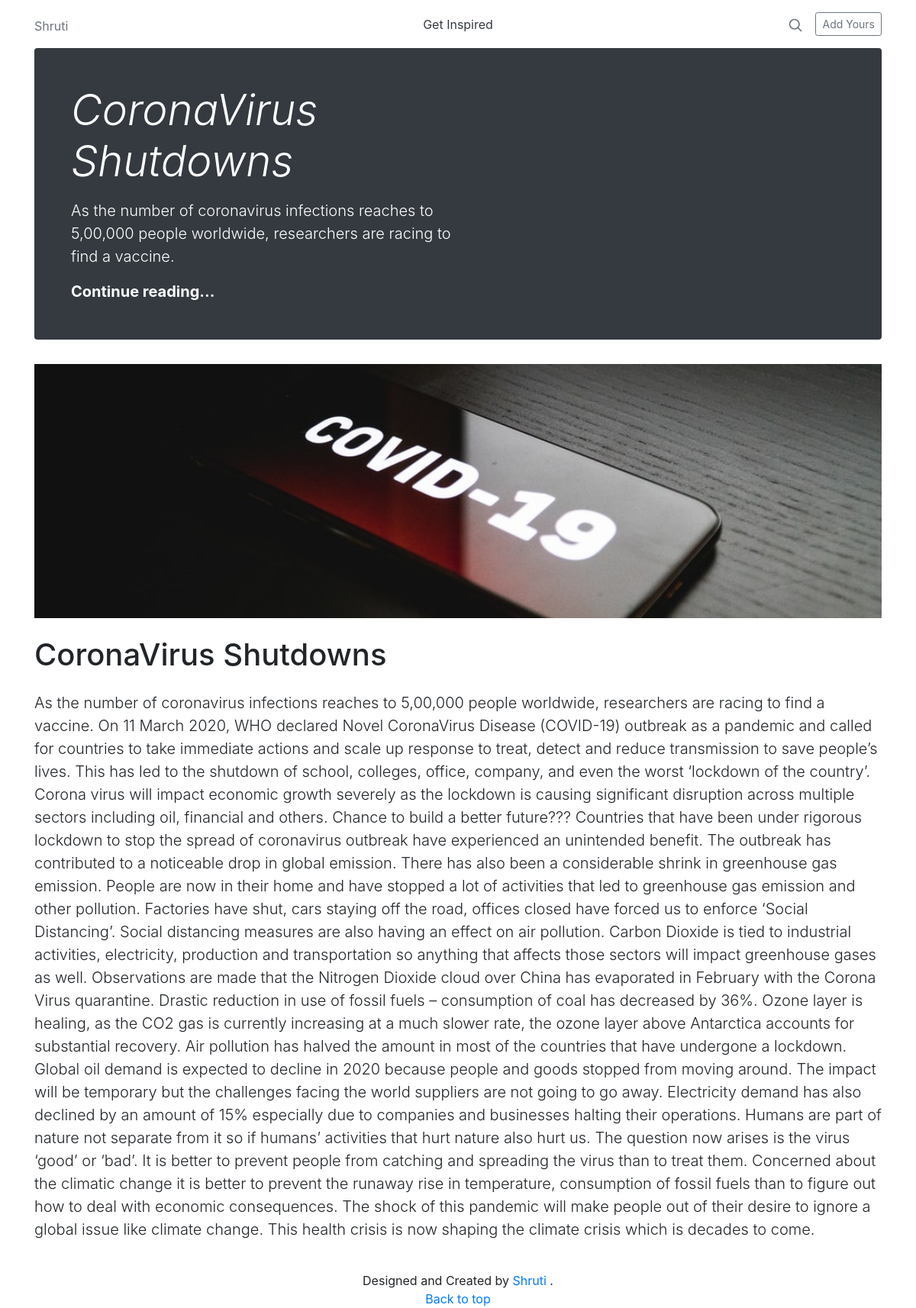
The app's page /forms/main/ with its own data.
### articles/models.py (models this page shows, shortened)
class all_info(models.Model):
    email = models.CharField(max_length=45,default="")
    author = models.CharField(max_length=20,default="Anonymous",null=True)
    title = models.CharField(max_length=50)
    content = models.TextField(default="Nothing here...")
    date = models.DateField()
    image = models.ImageField(upload_to="articles/images", default="")

### articles/views.py (the view)
# urls.py: path('forms/main/',views.main,name="main"),
def main(request):
    writers = all_info.objects.get(title='CoronaVirus Shutdowns')
    para = {'selected':writers}
    return render(request,'main.html',para)

### articles/templates/main.html (shortened to what this page needs)
{% extends 'basic.html' %}
{% block body %}
{% load static %}
<div id="carouselExampleSlidesOnly" class="container" data-ride="carousel">
  <div class="carousel-inner">
    <div class="carousel-item active">
        <img src="{%static 'virus.jpg'%}" class="d-block w-100" alt="...">
    </div>
  </div>
</div>
<div class="container my-4">
<div class="starter-template">
    <h1>{{ selected.title }}</h1>
    <p class="lead py-3">{{ selected.content }}</p>
  </div>
</div>
{% endblock %}

### records on screen
all_info: title "CoronaVirus Shutdowns", content "As the number of coronavirus infections reaches to 5,00,000 people worldwide, researchers are racing to find a vaccine. On 11 March 2020, WHO declared Novel CoronaVirus Disease (COVID-19) outbreak as a pandemic and called for countries to take immediate actions and scale up response to treat, detect and reduce transmission to save people’s lives. This has led to the shutdown of school, colleges, office, company, and even the worst ‘lockdown of the country’. Corona virus will impact economic growth severely as the lockdown is causing significant disruption across multiple sectors including oil, financial and others. Chance to build a better future??? Countries that have been under rigorous…"
